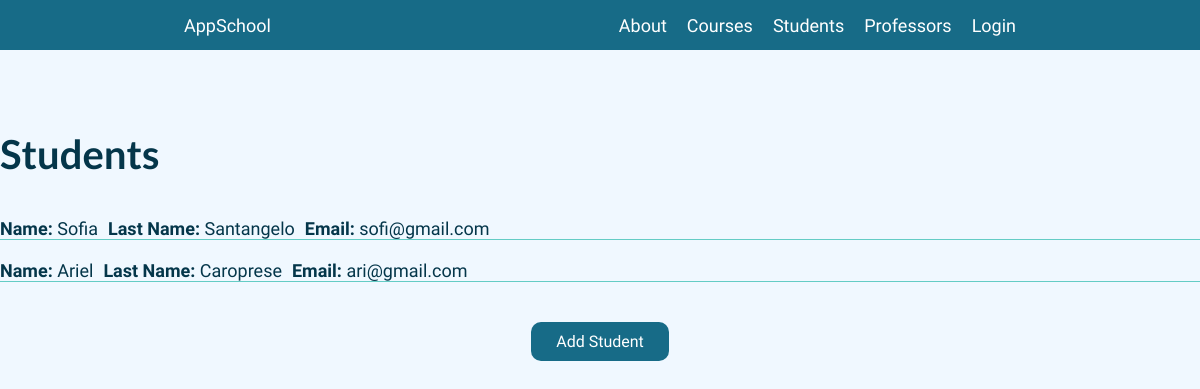
/AppSchool/students, run on the app's committed database.
### AppSchool/models.py (models this page shows, shortened)
class Student(models.Model):
    name = models.CharField(max_length=40)
    lastName = models.CharField(max_length=20)
    email = models.EmailField(max_length=40)

### AppSchool/views.py (the view)
# urls.py: path("students", students, name="Students"),
def students(request, id=None):
    if id:
        findItem = Student.objects.get(id=int(id))
        findItem.delete()
    return render(
        request,
        "AppSchool/students.html",
        {"db": Student.objects.all()},
    )

### AppSchool/context_processors.py (called while the page is built, shortened)
def custom_user(request):
    context = auth(request)
    user = context["user"]
    return context

### AppSchool/templates/AppSchool/students.html (shortened to what this page needs)
{% extends "AppSchool/layout.html" %} {% load static %}
{% block section%}
<section class="page">
  <div class="container">
    <div class="title_container">
      <h3 class="subtitle">Students</h3>
    </div>
    {% if db %} {% for item in db %}
    <div class="list_container">
      <div class="group_container">
        <p class="text text-left"><b>Name:</b> {{item.name}}</p>
        <p class="text text-left"><b>Last Name:</b> {{item.lastName}}</p>
        <p class="text text-left"><b>Email:</b> {{item.email}}</p>
      </div>
    </div>
    {% endfor %} {% endif %}
    <a class="button" href="{% url 'FormStudent' %}">Add Student</a>
  </div>
</section>
{% endblock %}

### AppSchool/static/AppSchool/css/style.css (style rules this page uses)
* { padding: 0; margin: 0; box-sizing: border-box; font-family: "Catamaran"; }
.page { width: 100%; min-height: calc(100vh - 60px); background-color: aliceblue; }
.container { width: 100%; height: 100%; max-width: 1200px; margin: 0 auto; display: flex; flex-direction: column; justify-content: flex-start; align-items: center; padding: 50px 0; }
.subtitle { color: #04364a; font-size: 40px; font-family: "Lato"; margin: 30px 0; }
.text { color: #04364a; font-size: 18px; }
.text-left { text-align: left; }
.button { padding: 10px 25px; background-color: #176b87; color: white; text-decoration: none; border-radius: 10px; margin: 30px 0; }
.list_container { width: 100%; margin: 10px 0; border-bottom: 1px solid #64ccc5; display: flex; flex-direction: row; justify-content: flex-start; align-items: center; gap: 50px; }
.group_container { width: 100%; display: flex; flex-direction: row; justify-content: flex-start; align-items: center; gap: 10px; }
.title_container { width: 100%; display: flex; flex-direction: row; justify-content: space-between; align-items: center; }

### data on the page
Student: name "Sofia", lastName "Santangelo", email "sofi@gmail.com"
Student: name "Ariel", lastName "Caroprese", email "ari@gmail.com"
